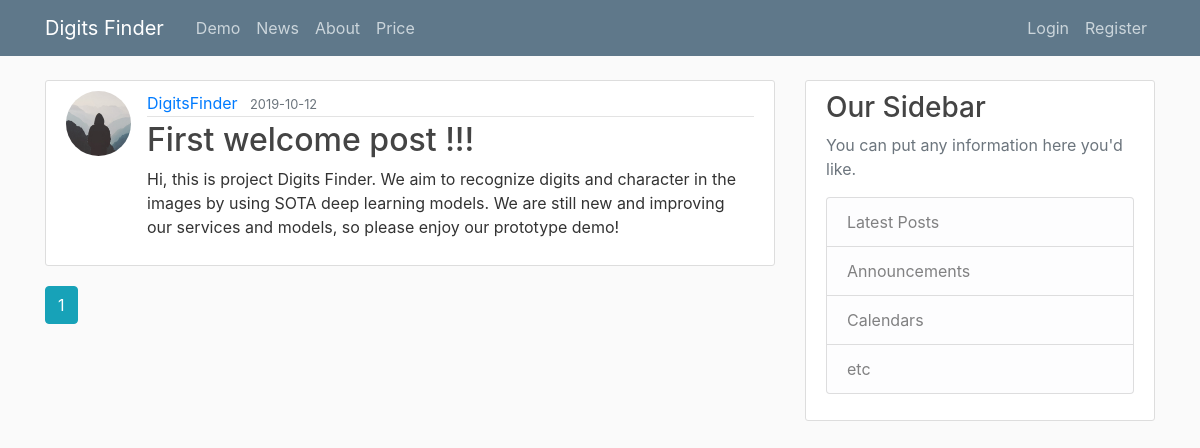
The page /home on the database its author committed.
### digitsfinder/models.py (models this page shows, shortened)
class Post(db.Model):
    id = db.Column(db.Integer, primary_key=True)
    title = db.Column(db.String(100), nullable=False)
    date_posted = db.Column(db.DateTime, nullable=False, default=datetime.utcnow)
    content = db.Column(db.Text, nullable=False)
    user_id = db.Column(db.Integer, db.ForeignKey('user.id'), nullable=False)

class User(db.Model, UserMixin):
    id = db.Column(db.Integer, primary_key=True)
    username = db.Column(db.String(20), unique=True, nullable=False)
    email = db.Column(db.String(120), unique=True, nullable=False)
    image_file = db.Column(db.String(20), nullable=False, default='default.jpg')
    password = db.Column(db.String(60), nullable=False)
    posts = db.relationship('Post', backref='author', lazy=True)

### digitsfinder/main/routes.py (the view)
@main.route("/home")
def home():
    page = request.args.get('page', 1, type=int)
    posts = Post.query.order_by(Post.date_posted.desc()).paginate(page=page, per_page=5)
    return render_template('home.html', posts=posts)

### digitsfinder/templates/home.html
{% extends "layout.html" %}
{% block content %}
    {% for post in posts.items %}
        <article class="media content-section">
          <img class="rounded-circle article-img" src="{{ url_for('static', filename='profile_pics/' + post.author.image_file) }}">
          <div class="media-body">
            <div class="article-metadata">
              <a class="mr-2" href="{{ url_for('users.user_posts', username=post.author.username) }}">{{ post.author.username }}</a>
              <small class="text-muted">{{ post.date_posted.strftime('%Y-%m-%d') }}</small>
            </div>
            <h2><a class="article-title" href="{{ url_for('posts.post', post_id=post.id) }}">{{ post.title }}</a></h2>
            <p class="article-content">{{ post.content }}</p>
          </div>
        </article>
    {% endfor %}
    {% for page_num in posts.iter_pages(left_edge=1, right_edge=1, left_current=1, right_current=2) %}
      {% if page_num %}
        {% if posts.page == page_num %}
          <a class="btn btn-info mb-4" href="{{ url_for('main.home', page=page_num) }}">{{ page_num }}</a>
        {% else %}
          <a class="btn btn-outline-info mb-4" href="{{ url_for('main.home', page=page_num) }}">{{ page_num }}</a>
        {% endif %}
      {% else %}
        ...
      {% endif %}
    {% endfor %}
{% endblock content %}

### digitsfinder/static/main.css (style rules this page uses)
body { background: #fafafa; color: #333333; margin-top: 5rem; }
h1, h2, h3, h4, h5, h6 { color: #444444; }
.content-section { background: #ffffff; padding: 10px 20px; border: 1px solid #dddddd; border-radius: 3px; margin-bottom: 20px; }
.article-title { color: #444444; }
.article-content { white-space: pre-line; }
.article-img { height: 65px; width: 65px; margin-right: 16px; }
.article-metadata { padding-bottom: 1px; margin-bottom: 4px; border-bottom: 1px solid #e3e3e3 }

### rows shown on the page
Post: image_file (placeholder picture), author.username "DigitsFinder", date_posted "2019-10-12", title "First welcome post !!!", content "Hi, this is project Digits Finder. We aim to recognize digits and character in the images by using SOTA deep learning models. We are still new and improving our services and models, so please enjoy our prototype demo!"

### other values the page prints
{{ page_num }} "1"
